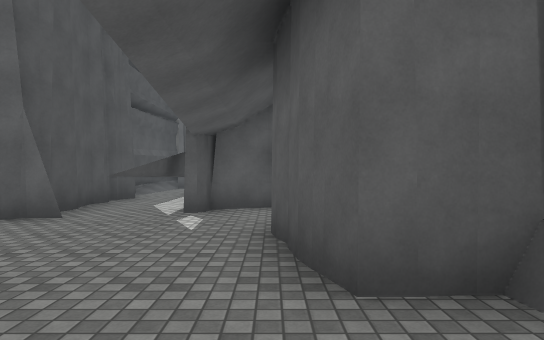
[1] (above)

12 first-person views from a walk through a Unity game level. The camera is 1.4 m above the floor, looks level and sees 75° across. The floor is counted in squares, 2 m on a side. Each view is taken from the middle of a square. On the plan, view 1 faces up. The plan holds only what a view shows up to about 11 squares ahead; the rest is blank. The place goes on beyond the plan. Surface patterns are stand-ins for the level's own textures.

[2]
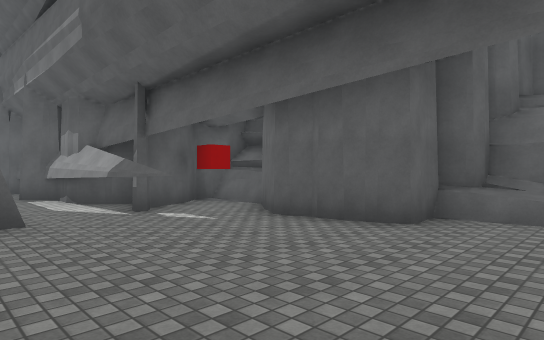

[3]
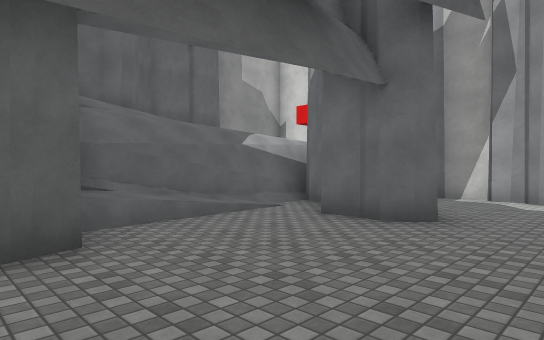

[4]
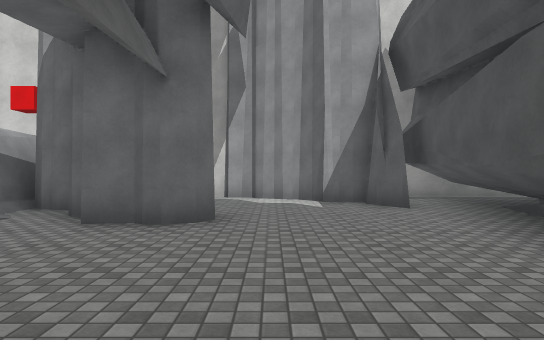

[5]
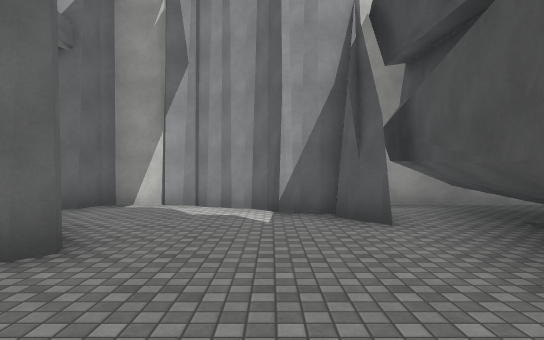

[6]
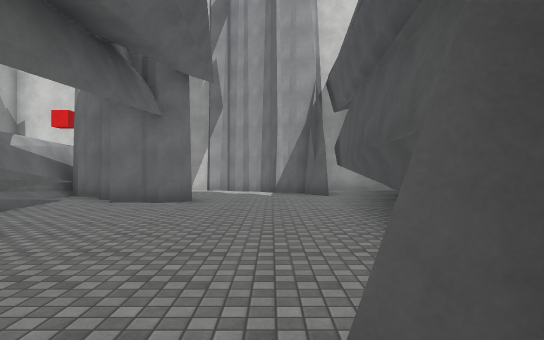

[7]
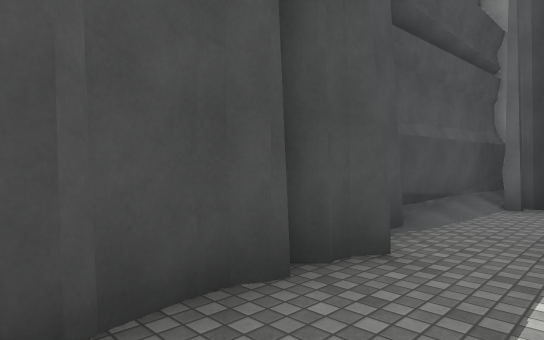

[8]
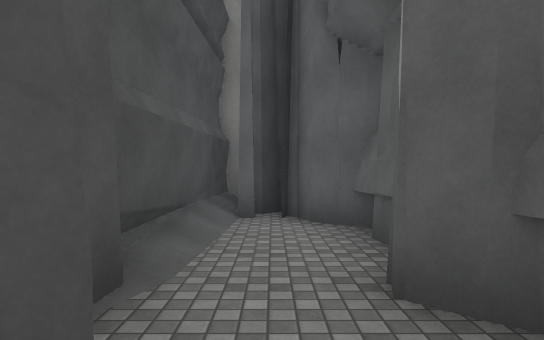

[9]
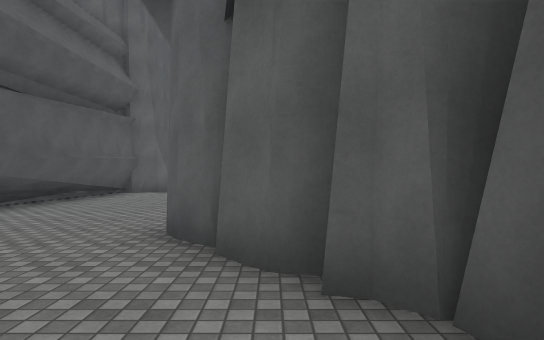

[10]
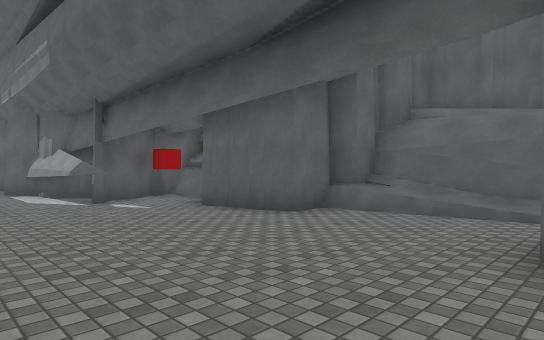

[11]
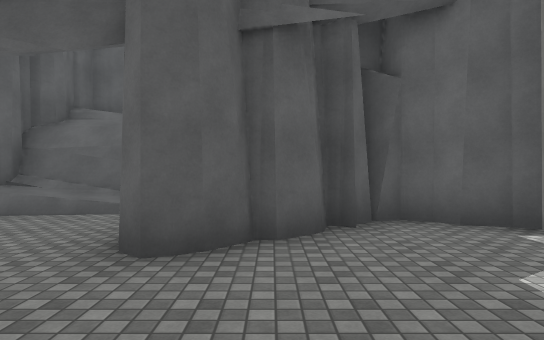

[12]
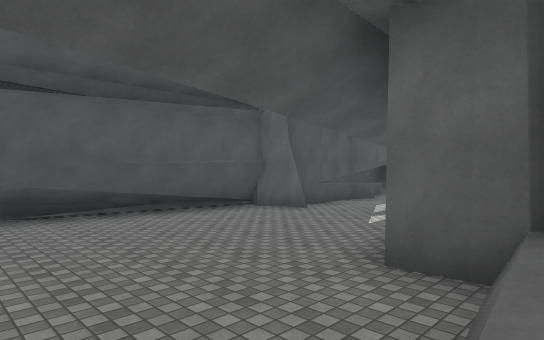

### Floor plan
Key: @ floor where view 1 was taken; # wall or solid block; . floor; / step, stairs or slope.
Columns run from 5 left of view 1 to 3 right of it. Each row starts with its distance up from view 1.
 13  ###
 12  #.#
 11  #.#
 10  #.#
  9  #.#
  8  #.##
  7  #..###
  6  #..#.#
  5 ##.#..#
  4 #..#.##
  3 #.....#
  2 #.....###
  1 #....../#
  0 #....@./#
 -1 #....../#
 -2 #...##./#
 -3 #....##.#
 -4 ##....###
 -5 ###...#
 -6   ###.#
 -7     ##

Positions as (right, up) in squares from view 1, and headings:
1: (0, 0), facing up
2: (-4, 0), facing up-right
3: (-3, 3), facing down-right
4: (-2, 3), facing down
5: (-3, 1), facing down
6: (-3, 6), facing down
7: (-2, 6), facing up-left
8: (-3, 8), facing up
9: (0, -6), facing up
10: (-4, -2), facing up-right
11: (-4, -3), facing right
12: (2, -1), facing up-left
